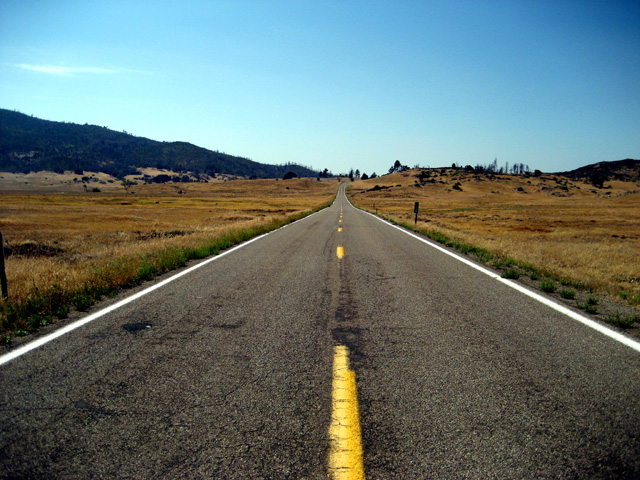
#> input picture _ProgrammingWorks/Python/OpenCV-Project-RoadLaneLine/road.jpg, 640 x 480 px
$ python main.py
#> lines starting #> are read from the running program, lines starting #| are printed output that depends on the picture; after the words box and inside, x2 and y2 are one past the last pixel; in counts of white or black regions, pixels touching at a corner belong together
#########################################################################
# PROJECT - ROAD LANE LINE DETECTOR
#########################################################################

import matplotlib.pyplot as plt
import cv2 as cv
import numpy as np

# >>>>>> STEPS <<<<<<<<<
# 1 - load image and convert to rgb
# 2 - define ROI (in this case, create a triangle and mask the other regions)
# 3 -

# NOTE: plt.show() displays yaxis from max value to min value, ex: 700 to 0


# STEP 1 <<<<<<<<<<<<<<<
image = cv.imread('road.jpg')
#> image is the input picture: shape (480, 640, 3); mean B, G, R 113.1, 116.7, 101.9
image = cv.cvtColor(image, cv.COLOR_BGR2RGB)

# print(image.shape)
height = image.shape[0]
#> height = 480
width = image.shape[1]
#> width = 640


# STEP 2 <<<<<<<<<<<<<<<
region_of_interest_vertices = [
    (0, height),
    (width/2, height/2),
    (width, height)
]
#> region_of_interest_vertices = [(0, 480), (320, 240), (640, 480)]


def region_of_interest(img, vertices):
    mask = np.zeros_like(img)  # create array of zeros with the shape of other image
    channel_count = img.shape[2]
#> channel_count = 3
    match_mask_color = (255,) * channel_count  # the comma identifies a tuple, otherwise it will multiply 255 by c_count
#> match_mask_color = (255, 255, 255)
    cv.fillPoly(mask, vertices, match_mask_color)  # will fill the mask with blank in all channels
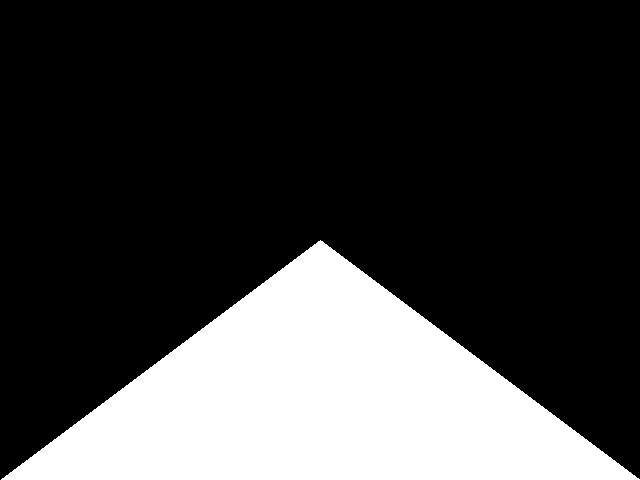
#> mask: shape (480, 640, 3); 25% white; 1 white region, box (x1, y1, x2, y2) and area: (1, 240, 640, 480) 76880

    # return image only where pixel mask matches
    masked_image = cv.bitwise_and(img, mask)
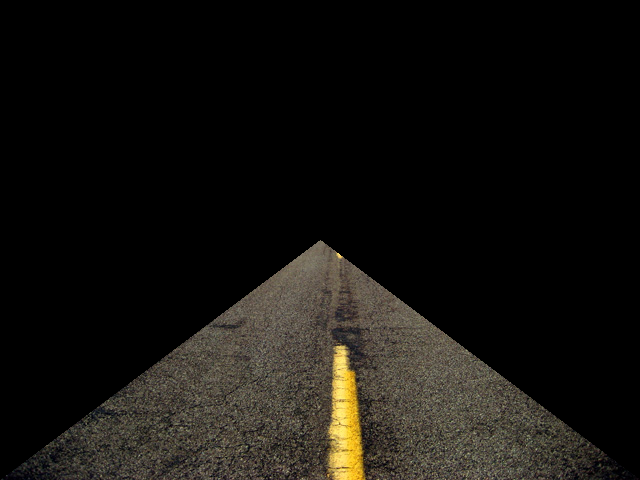
#> masked_image: shape (480, 640, 3); mean R, G, B 20.9, 18.9, 15.2
    return masked_image


cropped_image = region_of_interest(image, np.array([region_of_interest_vertices], np.int32))

plt.imshow(cropped_image)
plt.show()
